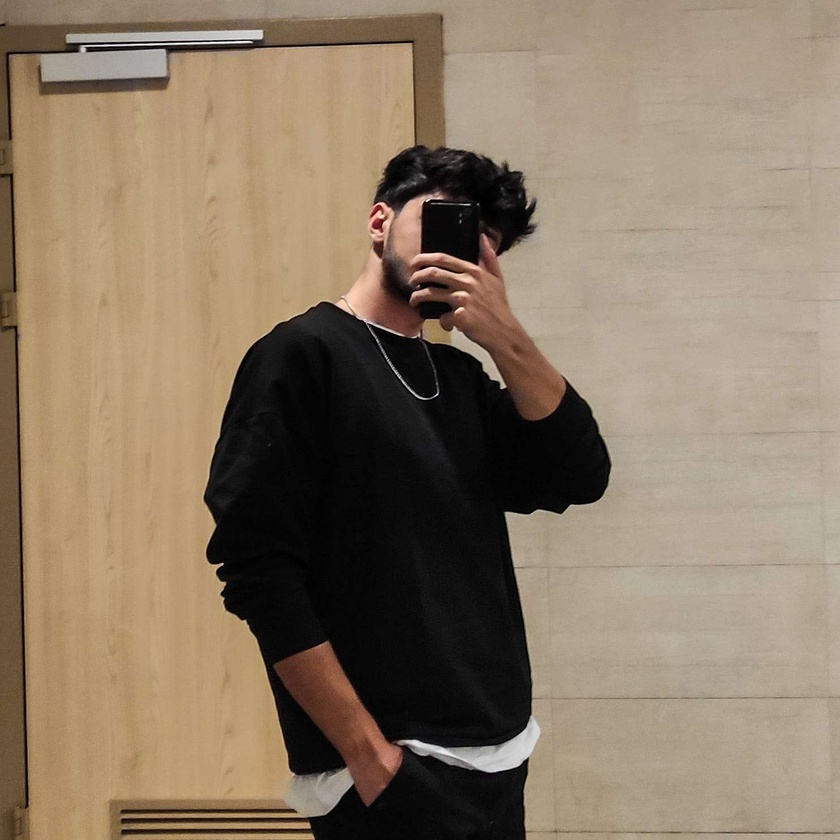
#> input picture images/profile.jpg, 840 x 840 px, shrunk from 1484 x 1484 before the run, found by its file name
$ python 4_read_write_pixel.py
#> lines starting #> are read from the running program, lines starting #| are printed output that depends on the picture
import cv2 as cv

img = cv.imread("images/profile.jpg")
#> img is the input picture: shape (840, 840, 3); mean B, G, R 101, 121.1, 138.8

cv.namedWindow("image", cv.WINDOW_AUTOSIZE)

h, w, ch = img.shape
#> h = 840; w = 840; ch = 3

print(h, w, ch)
#| 840 840 3

for row in range(h):
    for col in range(w):
        b, g, r = img[row, col]
        b = 255 - b
        g = 255 - g
        r = 255 - r
        img[row, col] = [b, g, r]
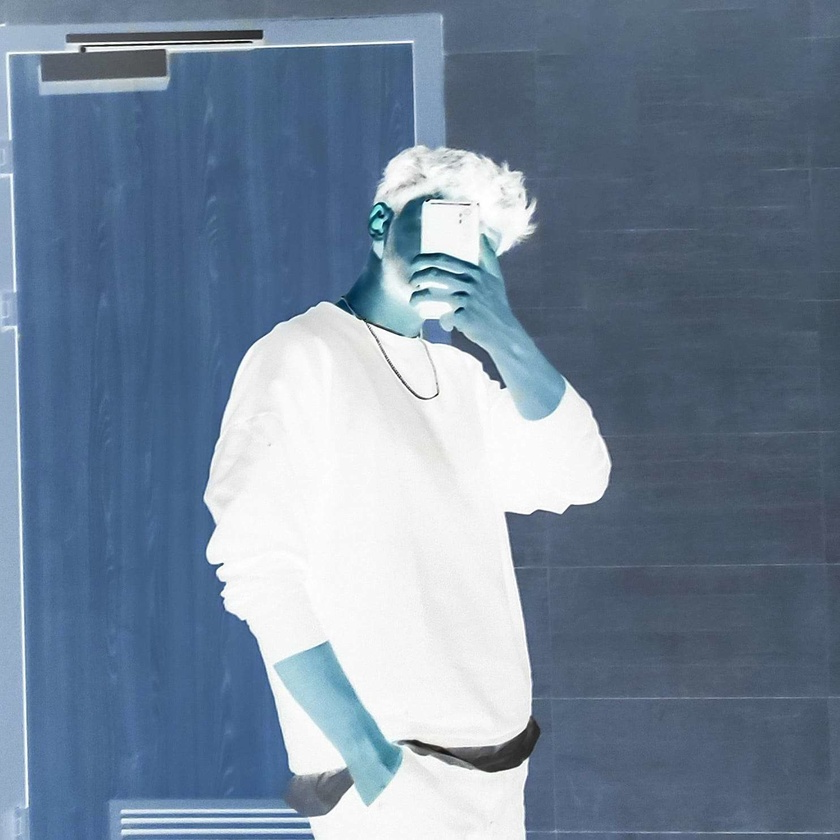
#> img: shape (840, 840, 3); mean B, G, R 154, 133.9, 116.2

cv.imshow("output", img)
cv.waitKey(1000)
